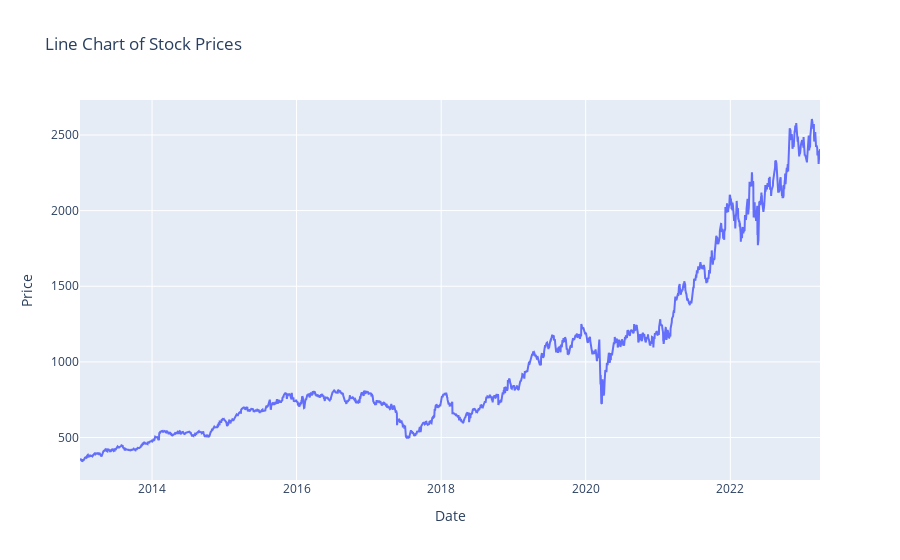

Here is the notebook cell this chart was saved with:
### Code cell
# Line Chart
fig = go.Figure(data=go.Scatter(x=df['Date'], y=df['AZO'], mode='lines', name='Stock Price'))
fig.update_layout(title='Line Chart of Stock Prices', xaxis_title='Date', yaxis_title='Price')
fig.show()

### Figure 1 — Plotly figure (JSON) as saved in the notebook; plotly's stock layout.template omitted (floating-point values rounded to 4 significant figures; data arrays with more than 128 entries replaced by an {"elided": "..."} marker saying what was removed)
{"data": [{"mode": "lines", "name": "Stock Price", "type": "scatter", "x": {"elided": "2579 str values"}, "y": {"elided": "2579 float values"}}], "layout": {"title": {"text": "Line Chart of Stock Prices"}, "xaxis": {"title": {"text": "Date"}}, "yaxis": {"title": {"text": "Price"}}}}
